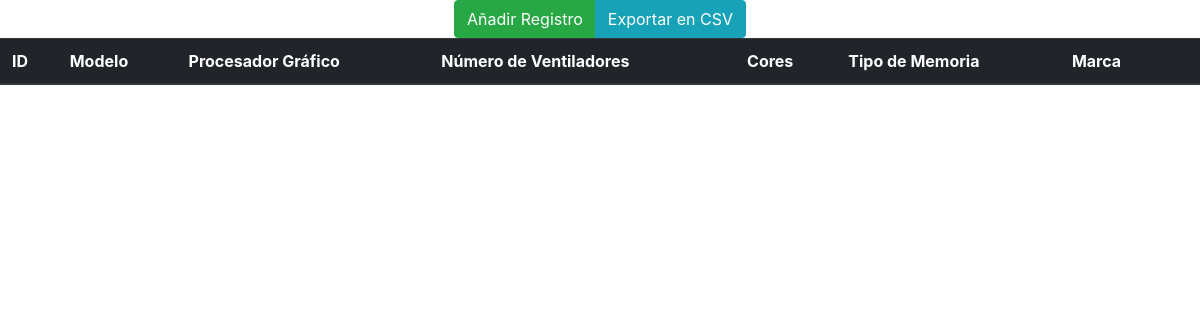
/dashboard.php, run on an earlier commit of the app's database.
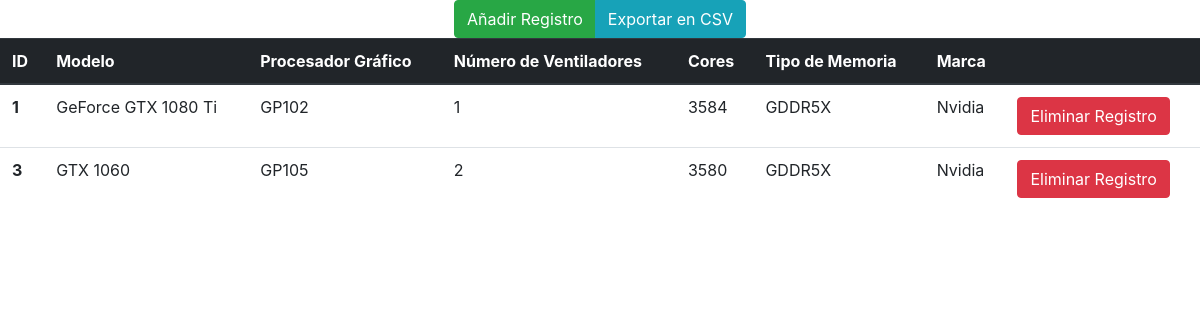
And on a later commit of the database.
### tables this page shows
CREATE TABLE `Tarjetas_de_Video` (
  `id_Tarjetas_de_Video` int(10) unsigned NOT NULL AUTO_INCREMENT,
  `Modelo` varchar(45) NOT NULL,
  `Procesador_grafico` varchar(15) NOT NULL,
  `Numero_ventiladores` tinyint(4) NOT NULL,
  `Cores` int(11) NOT NULL,
  `Tipo_memoria` varchar(10) NOT NULL,
  `Marca_idMarca` int(10) unsigned NOT NULL,
  PRIMARY KEY (`id_Tarjetas_de_Video`,`Marca_idMarca`),
  KEY `fk_Tarjetas_de_Video_Marca_idx` (`Marca_idMarca`),
  CONSTRAINT `fk_Tarjetas_de_Video_Marca` FOREIGN KEY (`Marca_idMarca`) REFERENCES `Marca` (`idMarca`) ON DELETE NO ACTION ON UPDATE NO ACTION
);

CREATE TABLE `Marca` (
  `idMarca` int(10) unsigned NOT NULL,
  `nombre_marca` varchar(45) NOT NULL,
  PRIMARY KEY (`idMarca`)
);

### html/autentificacion.php (called while the page is built, shortened)
<?php
function conexion (){
  $servername = "localhost";
  $username = "GPUs";
  $password = "Gpus1234";
  $dbname = "mydb";
  $conn = new mysqli($servername, $username, $password, $dbname);
  return $conn;
}
function consulta (){
  $conn = conexion();
  $sql = "SELECT * FROM mydb.Tarjetas_de_Video LEFT JOIN mydb.Marca ON mydb.Tarjetas_de_Video.Marca_idMarca = mydb.Marca.idMarca;";
$conn->query($sql);
$result = $conn->query($sql);
return $result;
}
?>

### html/dashboard.php (the view, shortened to what this page needs)
<?php
include "autentificacion.php";
$consulta = consulta();
?>
<html lang="en">
  <head>
    <link rel="stylesheet" href="https://stackpath.bootstrapcdn.com/bootstrap/4.1.3/css/bootstrap.min.css">
  </head>
  <body class="text-center">
    <div class="btn-group" role="group" aria-label="Basic example">
      <a href="alta.php" class="btn btn-success">Añadir Registro</a>
      <a href="exportar.php" class="btn btn-info">Exportar en CSV</a>
    </div>
    <table class="table">
  <thead class="thead-dark">
    <tr>
      <th scope="col">ID</th>
      <th scope="col">Modelo</th>
      <th scope="col">Procesador Gráfico</th>
      <th scope="col">Número de Ventiladores</th>
      <th scope="col">Cores</th>
      <th scope="col">Tipo de Memoria</th>
      <th scope="col">Marca</th>
      <th scope="col"> </th>
    </tr>
  </thead>
  <tbody>
    <?php
      while ($fila = $consulta->fetch_assoc()) {
        echo "<tr>";
        echo "<th>".$fila["id_Tarjetas_de_Video"]."</th>";
        echo "<td>".$fila["Modelo"]."</td>";
        echo "<td>".$fila["Procesador_grafico"]."</td>";
        echo "<td>".$fila["Numero_ventiladores"]."</td>";
        echo "<td>".$fila["Cores"]."</td>";
        echo "<td>".$fila["Tipo_memoria"]."</td>";
        echo "<td>".$fila["nombre_marca"]."</td>";
        echo "<td>".'<a href="eliminar.php?ID='.$fila["id_Tarjetas_de_Video"].'" class="btn btn-danger">Eliminar Registro</a>'."</td>";
        echo "</tr>";
      }
    ?>
  </tbody>
</table>
  </body>
</html>

What changed in the data, as far as the page shows it:
added tarjetas_de_video: id_Tarjetas_de_Video "1", Modelo "GeForce GTX 1080 Ti", Procesador_grafico "GP102", Numero_ventiladores "1", Cores "3584", Tipo_memoria "GDDR5X", Marca_idMarca.nombre_marca "Nvidia"
added tarjetas_de_video: id_Tarjetas_de_Video "3", Modelo "GTX 1060", Procesador_grafico "GP105", Numero_ventiladores "2", Cores "3580", Tipo_memoria "GDDR5X", Marca_idMarca.nombre_marca "Nvidia"
